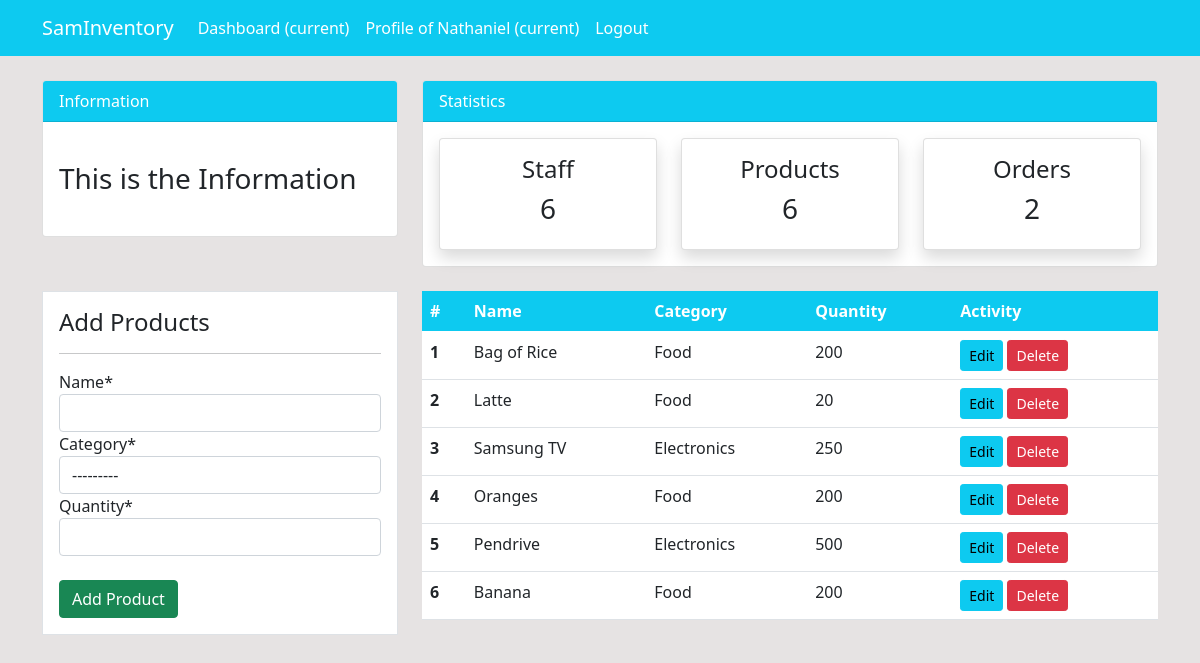
/product/ (signed in), run on the app's committed database.
### dashboard/models.py (models this page shows, shortened)
class Product(models.Model):
    name = models.CharField(max_length=100, null=True)
    category = models.CharField(max_length=20, choices=CATEGORY, null=True)
    quantity = models.PositiveIntegerField(null=True)

### dashboard/views.py (the view)
# urls.py: path('product/', views.product, name="dashboard-product"),
@login_required(login_url='user-login')
def product(request):
    items = Product.objects.all()
    product_count = items.count()
    workers_count = User.objects.all().count()
    orders_count = Order.objects.all().count()
    if request.method == 'POST':
        form = ProductForm(request.POST)
        if form.is_valid():
            form.save()
            product_name = form.cleaned_data.get('name')
            messages.success(request, f'{product_name} has been added')
            return redirect('dashboard-product')
    else:
        form = ProductForm()
    context = {
        'items': items,
        'form': form,
        'workers_count': workers_count,
        'orders_count': orders_count,
        'product_count': product_count
    }
    return render(request, "dashboard/product.html", context)

### dashboard/forms.py
class ProductForm(forms.ModelForm):
    class Meta:
        model = Product
        fields = ['name', 'category', 'quantity']

### templates/dashboard/product.html (shortened to what this page needs)
{% extends "partials/base.html" %}
{% load crispy_forms_tags %}
{% block content %}
{% include 'partials/topnav.html' %}
    <div class="container">
        <div class="row my-4">
            <div class="col-md-4">
                <div class="border bg-white p-3">
                    <h4>Add Products</h4>
                    <hr>
                    <form action="" method="POST">
                        {{form|crispy}}
                        <br>
                        <input class="btn btn-success btn-block" type="submit" value="Add Product">
                    </form>
                </div>
            </div>
            <div class="col-md-8">
                <table class="table bg-white">
                    <thead class="bg-info">
                        <tr class="text-white">
                            <th scope="col">#</th>
                            <th scope="col">Name</th>
                            <th scope="col">Category</th>
                            <th scope="col">Quantity</th>
                            <th scope="col">Activity</th>
                        </tr>
                    </thead>
                    <tbody>
                        {% for item in items %}
                        <tr>
                            <th scope="row">{{forloop.counter}}</th>
                            <td>{{item.name}}</td>
                            <td>{{item.category}}</td>
                            <td>{{item.quantity}}</td>
                            <td>
                                <a class="btn btn-info btn-sm" href="{% url 'dashboard-product-update' item.id %}">Edit</a>
                                <a class="btn btn-danger btn-sm" href="{% url 'dashboard-product-delete' item.id %}">Delete</a>
                            </td>
                        </tr>
                        {% endfor %}
                    </tbody>
                </table>
            </div>
        </div>
    </div>
{% endblock content %}

### templates/partials/nav.html (shortened to what this page needs)
<nav class="navbar navbar-expand-lg navbar-info bg-info">
    {% if user.is_authenticated %}
    <div class="container">
        <a class="navbar-brand text-white" href="{% url 'dashboard-index' %}">SamInventory</a>
        <div class="collapse navbar-collapse" id="navbarSupportedContent">
            <ul class="navbar-nav mr-auto">
                <li class="nav-item active">
                    <a class="nav-link text-white" href="{% url 'dashboard-index' %}">Dashboard <span
                            class="sr-only">(current)</span></a>
                </li>
            </ul>
            <ul class="navbar-nav ml-auto">
                <li class="nav-item active">
                    <a class="nav-link text-white" href="{% url 'user-profile' %}">Profile of {{user.username}} <span
                            class="sr-only">(current)</span></a>
                </li>
                <li class="nav-item">
                    <a class="nav-link text-white" href="{% url 'user-logout' %}">Logout</a>
                </li>
            </ul>
            {% endif %}
        </div>
    </div>
</nav>

### static/assets/css/style.css (style rules this page uses)
body { background: rgb(230, 227, 227); }

### data on the page
Product: name "Bag of Rice", category "Food", quantity "200"
Product: name "Latte", category "Food", quantity "20"
Product: name "Samsung TV", category "Electronics", quantity "250"
Product: name "Oranges", category "Food", quantity "200"
Product: name "Pendrive", category "Electronics", quantity "500"
Product: name "Banana", category "Food", quantity "200"

### other printed values
{{ user.username }} "Nathaniel"
{{ workers_count }} "6"
{{ product_count }} "6"
{{ orders_count }} "2"
